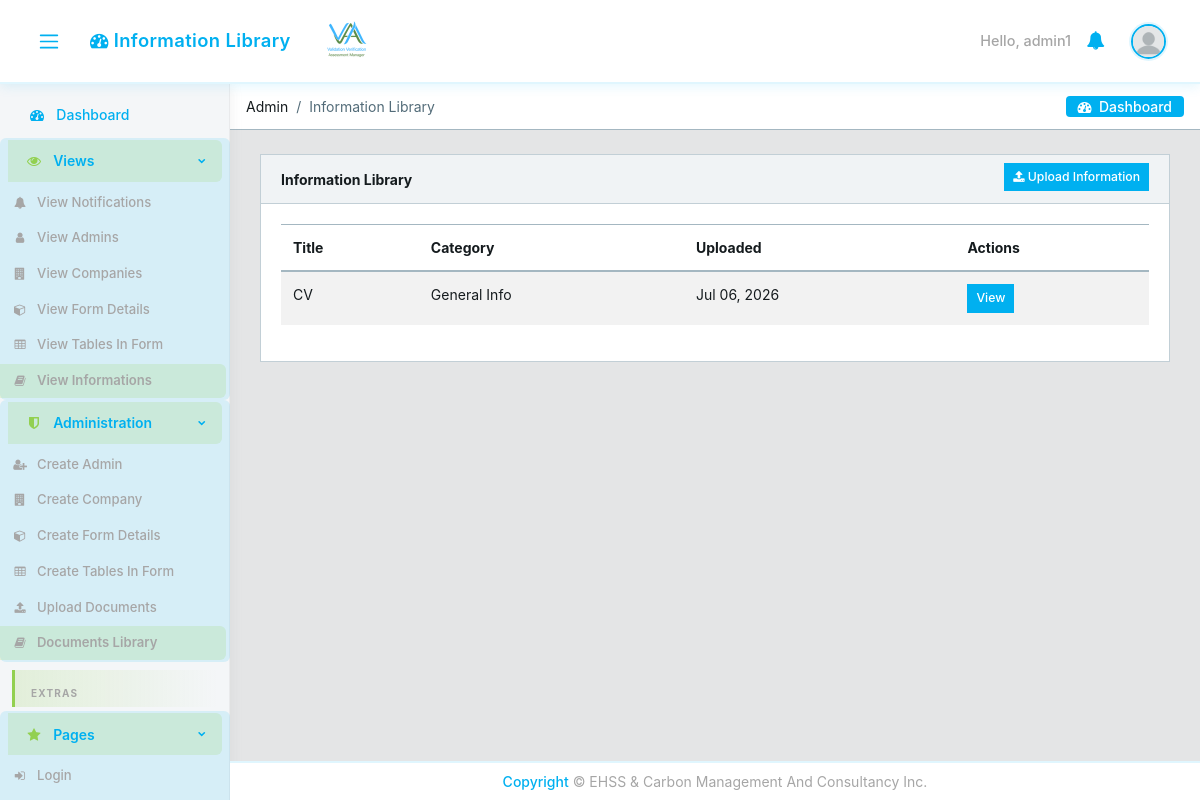
Screenshot of /library/ (signed in) with the database file from the repository.
### core/models.py (models this page shows, shortened)
class CustomUser(AbstractUser):
    email = models.EmailField(unique=True)
    user_type = models.CharField(max_length=15, choices=USER_TYPE_CHOICES)
    user_role = models.CharField(
        max_length=30, choices=USER_ROLE_CHOICES, blank=True, verbose_name='User Role',
    )
    designation = models.CharField(max_length=100, blank=True, null=True)
    position_title = models.CharField(max_length=150, blank=True, verbose_name='Position Title')
    contact_number = models.CharField(max_length=20, blank=True, null=True)
    cv = models.FileField(upload_to='core/cvs/', blank=True, null=True)
    company = models.ForeignKey(
        'Company', on_delete=models.SET_NULL, null=True, blank=True,
        related_name='managers'
    )
    created_by = models.ForeignKey(
        'self', on_delete=models.SET_NULL, null=True, blank=True,
        related_name='created_users'
    )
    created_date = models.DateField(auto_now_add=True)
    created_time = models.TimeField(auto_now_add=True)
    under_supervision = models.ForeignKey(
        'self', on_delete=models.SET_NULL, null=True, blank=True,
        related_name='supervised_users'
    )
    avatar = models.ImageField(upload_to='core/avatar', blank=True)
    @property
    def avatar_url(self):
        if self.avatar:
            try:
                return self.avatar.url
            except ValueError:
                pass
        return static('core/img/avatar/blank_profile.png')

class LibraryDocument(models.Model):
    title = models.CharField(max_length=200)
    category = models.CharField(max_length=20, choices=LIBRARY_CATEGORY_CHOICES)
    file = models.FileField(upload_to='core/library/')
    description = models.TextField(blank=True)
    allowed_companies = models.ManyToManyField(
        'Company', blank=True, related_name='library_documents',
        help_text='Client companies that may view this document in the library',
    )
    uploaded_by = models.ForeignKey(
        CustomUser, on_delete=models.SET_NULL, null=True, blank=True
    )
    uploaded_at = models.DateTimeField(auto_now_add=True)
    class Meta:
        ordering = ['category', 'title']

### core/views.py (the view)
# urls.py: path('library/', views.LibraryDocumentListView.as_view(), name='library-list'),
class LibraryDocumentListView(LoginRequiredMixin, ListView):
    model = LibraryDocument
    template_name = 'core/library_list.html'
    context_object_name = 'documents'
    def get_queryset(self):
        return get_authorized_library_documents(self.request.user)
    def get_context_data(self, **kwargs):
        context = super().get_context_data(**kwargs)
        context['error_action'] = self.request.GET.get('error', '')
        return context

### core/access.py (called while the page is built, shortened)
def enforce_active_company_for_login(user):
    if user is None:
        return False
    if user.user_type not in ('manager', 'employee'):
        return True

def get_authorized_library_documents(user):
    from .models import LibraryDocument
    if user.user_type == 'admin':
        return LibraryDocument.objects.all().prefetch_related('allowed_companies')

### core/context_processors.py (called while the page is built, shortened)
def logged_user_processor(request):
    if request.user.is_authenticated:
        return {'logged_user': request.user}
    return {'logged_user': None}

def _fetch_unread_notifications(user):
    return list(
        Notification.objects.filter(recipient_id=user.pk, read=False)
        .only('pk', 'message', 'created_at', 'read', 'link')
        .order_by('-created_at')[:10]
    )

def _notification_cache_key(user_pk):
    return f'unread_notifications_{user_pk}'

def notifications_processor(request):
    if not request.user.is_authenticated:
        return {'unread_notifications': []}
    if getattr(request, 'partial_nav', False):
        return {'unread_notifications': []}
    cache_key = _notification_cache_key(request.user.pk)
    cached_items = cache.get(cache_key)
    notifications = _fetch_unread_notifications(request.user)
    cache.set(
        cache_key,
        [
            {
                'link': n.link or '',
                'message': n.message,
                'created_at': n.created_at.isoformat(),
            }
            for n in notifications
        ],
        NOTIFICATION_CACHE_TTL,
    )
    return {'unread_notifications': notifications}

def static_version_processor(request):
    return {
        'STATIC_VERSION': getattr(settings, 'STATIC_VERSION', '1'),
        'IS_DEV': settings.DEBUG,
    }

### core/templates/core/library_list.html (shortened to what this page needs)
{% extends 'core/base.html' %}
{% block breadcrumb %}
<li class="breadcrumb-item">Admin</li>
<li class="breadcrumb-item active">{% if request.GET.view == 'documents' %}Documents Library{% else %}Information Library{% endif %}</li>
{% endblock %}
{% block content %}
<div class="container-fluid">
  <div class="card">
    <div class="card-header d-flex justify-content-between align-items-center">
      <strong>{% if request.GET.view == 'documents' %}Documents Library{% else %}Information Library{% endif %}</strong>
      {% if user.user_type == 'admin' %}
      <a href="{% url 'core:library-upload' %}" class="btn btn-primary btn-sm"><i class="fa fa-upload"></i> Upload Information</a>
      {% endif %}
    </div>
    <div class="card-body">
      <table class="table table-striped">
        <thead><tr><th>Title</th><th>Category</th><th>Uploaded</th><th>Actions</th></tr></thead>
        <tbody>
          {% for doc in documents %}
          <tr>
            <td>{{ doc.title }}</td>
            <td>{{ doc.get_category_display }}</td>
            <td>{{ doc.uploaded_at|date:"M d, Y" }}</td>
            <td>
              {% if request.GET.view == 'documents' and user.user_type == 'admin' %}
              <a href="{% url 'core:library-download' doc.pk %}" class="btn btn-sm btn-info">Download</a>
              <a href="{% url 'core:library-delete' doc.pk %}" class="btn btn-sm btn-danger">Delete</a>
              {% else %}
              <a href="{% url 'core:library-view' doc.pk %}" class="btn btn-sm btn-primary" target="_blank" rel="noopener">View</a>
              {% endif %}
            </td>
          </tr>
          {% empty %}
          <tr><td colspan="4" class="text-muted text-center">No documents uploaded.</td></tr>
          {% endfor %}
        </tbody>
      </table>
    </div>
  </div>
</div>
{% endblock %}

### core/templates/core/base.html (shortened to what this page needs)
{% load static %}
<!DOCTYPE html>
<html lang="en">
<head>
  <link rel="stylesheet" href="{% static 'core/css/font-awesome.min.css' %}?v={{ STATIC_VERSION }}">
  <link rel="stylesheet" href="{% static 'core/css/fa5-compat.css' %}?v={{ STATIC_VERSION }}">
  <link href="{% static 'core/css/style.min.css' %}?v={{ STATIC_VERSION }}" rel="stylesheet">
  <link href="{% static 'core/css/estilo.css' %}?v={{ STATIC_VERSION }}" rel="stylesheet">
</head>
{% block body %}
<body class="app header-fixed sidebar-fixed aside-menu-fixed aside-menu-hidden">
  <header class="app-header navbar">
    <button class="navbar-toggler sidebar-toggler d-md-down-none" type="button">
      <span class="navbar-toggler-icon"></span>
    </button>
    <ul class="nav navbar-nav d-md-down-none">
      <li class="nav-item px-3">
        <a class="nav-link" href="{% url 'core:dashboard' %}" id="header-page-title-link">
          <i class="fa fa-tachometer-alt"></i>
          <span id="header-page-title">
          </span>
        </a>
      </li>
    </ul>
    <img src="{% static 'core/img/logos/logo-opt.png' %}?v={{ STATIC_VERSION }}" alt="VVAM" class="brand-gui d-none d-md-inline" width="120" height="40" decoding="async" fetchpriority="high">
    <ul class="nav navbar-nav ml-auto">
      {% if user.is_authenticated %}
      <li class="text-white">Hello, {{ user.username }}</li>
      {% else %}
      <li class="text-muted">
        <a href="{% url 'core:login' %}">sign in</a>
      </li>
      {% endif %}
      <li class="nav-item dropdown">
        <a class="nav-link" data-toggle="dropdown" href="#" role="button" aria-haspopup="true" aria-expanded="false">
          <i class="fa fa-bell"></i>
        </a>
      </li>
      <li class="nav-item dropdown">
        <a class="nav-link" data-toggle="dropdown" href="#" role="button" aria-haspopup="true" aria-expanded="false">
          {% if user.is_authenticated and logged_user %}
            <img src="{{ logged_user.avatar_url }}" class="img-avatar" alt="img">
          {% else %}
            <img src="{% static 'core/img/avatar/blank_profile.png' %}" class="img-avatar" alt="img">
          {% endif %}
        </a>
      </li>
    </ul>
  </header>
  <div class="app-body">
    <div class="sidebar">
      <nav class="sidebar-nav">
        <ul class="nav">
          <li class="nav-item">
            <a class="nav-link" href="{% url 'core:dashboard' %}"><i class="fa fa-tachometer-alt"></i> Dashboard</a>
          </li>
          <li class="nav-item nav-dropdown">
            <a class="nav-link nav-dropdown-toggle" href="#"><i class="fa fa-eye"></i> Views</a>
            <ul class="nav-dropdown-items">
              <li class="nav-item">
                <a class="nav-link" href="{% url 'core:notifications-list' %}">
                  <i class="fa fa-bell"></i> View Notifications
                </a>
              </li>
              {% if user.user_type == 'admin' %}
              <li class="nav-item">
                <a class="nav-link" href="{% url 'core:users' %}?user_type=admin"><i class="fa fa-user"></i> View Admins</a>
              </li>
              <li class="nav-item">
                <a class="nav-link" href="{% url 'core:company-list' %}"><i class="fa fa-building"></i> View Companies</a>
              </li>
              <li class="nav-item">
                <a class="nav-link" href="{% url 'core:form-details-list' %}"><i class="fa fa-box"></i> View Form Details</a>
              </li>
              <li class="nav-item">
                <a class="nav-link" href="{% url 'core:form-table-view-list' %}"><i class="fa fa-table"></i> View Tables In Form</a>
              </li>
              <li class="nav-item">
                <a class="nav-link" href="{% url 'core:library-list' %}"><i class="fa fa-book"></i> View Informations</a>
              </li>
              {% else %}
              <li class="nav-item">
                <a class="nav-link" href="{% url 'core:project-list'%}"><i class="fa fa-folder"></i> View Projects</a>
              </li>
              {% endif %}
            </ul>
          </li>
          {% if user.user_type == 'admin' %}
          <li class="nav-item nav-dropdown">
            <a class="nav-link nav-dropdown-toggle" href="#"><i class="fa fa-shield-alt"></i> Administration</a>
            <ul class="nav-dropdown-items">
              <li class="nav-item">
                <a class="nav-link" href="{% url 'core:new-user' %}"><i class="fa fa-user-plus"></i> Create Admin</a>
              </li>
              <li class="nav-item">
                <a class="nav-link" href="{% url 'core:company-create' %}"><i class="fa fa-building"></i> Create Company</a>
              </li>
              <li class="nav-item">
                <a class="nav-link" href="{% url 'core:form-details-create' %}"><i class="fa fa-box"></i> Create Form Details</a>
              </li>
              <li class="nav-item">
                <a class="nav-link" href="{% url 'core:form-table-list' %}"><i class="fa fa-table"></i> Create Tables In Form</a>
              </li>
              <li class="nav-item">
                <a class="nav-link" href="{% url 'core:library-upload' %}"><i class="fa fa-upload"></i> Upload Documents</a>
              </li>
              <li class="nav-item">
                <a class="nav-link" href="{% url 'core:library-list' %}?view=documents"><i class="fa fa-book"></i> Documents Library</a>
              </li>
            </ul>
          </li>
          {% endif %}
          <li class="nav-title">
            Extras
          </li>
          <li class="nav-item nav-dropdown">
            <a class="nav-link nav-dropdown-toggle" href="#"><i class="fa fa-star"></i> Pages</a>
            <ul class="nav-dropdown-items">
              <li class="nav-item">
                <a class="nav-link" href="{% url 'core:login' %}" target="_top"><i class="fa fa-sign-in"></i> Login</a>
              </li>
              <li class="nav-item">
                <a class="nav-link" href="{% url 'core:logout' %}" target="_top"> Logout</a>
              </li>
            </ul>
          </li>
        </ul>
      </nav>
    </div>
    <main class="main" id="app-main">
      <ol class="breadcrumb">
        {% block breadcrumb %}{% endblock breadcrumb%}
        <li class="breadcrumb-menu d-md-down-none">
          <div class="btn-group" role="group" aria-label="Button group">
            <a class="btn" href="{% url 'core:dashboard' %}"><i class="fa fa-tachometer-alt"></i> &nbsp;Dashboard</a>
          </div>
        </li>
      </ol>
{% block content %}
{% endblock %}
    </main>
  </div>
  <footer class="app-footer text-center justify-content-center fixed-bottom py-2">
    <span><a href="#">Copyright</a> © EHSS & Carbon Management And Consultancy Inc.</span>
  </footer>
</body>
{% endblock body %}
</html>

### core/static/core/css/fa5-compat.css (style rules this page uses)
.fa-tachometer-alt:before { content: "\f0e4"; }
.fa-shield-alt:before { content: "\f132"; }
.fa-box:before { content: "\f1b2"; }
.fa-book:before { content: "\f02d"; }
.sidebar-nav .nav-link > .fa, .sidebar-nav .nav-link > i.fa { display: inline-block; width: 1.25rem; margin-right: 0.35rem; text-align: center; }

### core/templates/core/base.html (style rules this page uses)
.brand-gui { max-height: 40px; width: auto; object-fit: contain; }

### rows the page displays
CustomUser: username "admin1"
LibraryDocument: title "CV", category "General Info", uploaded_at "Jul 06, 2026"
